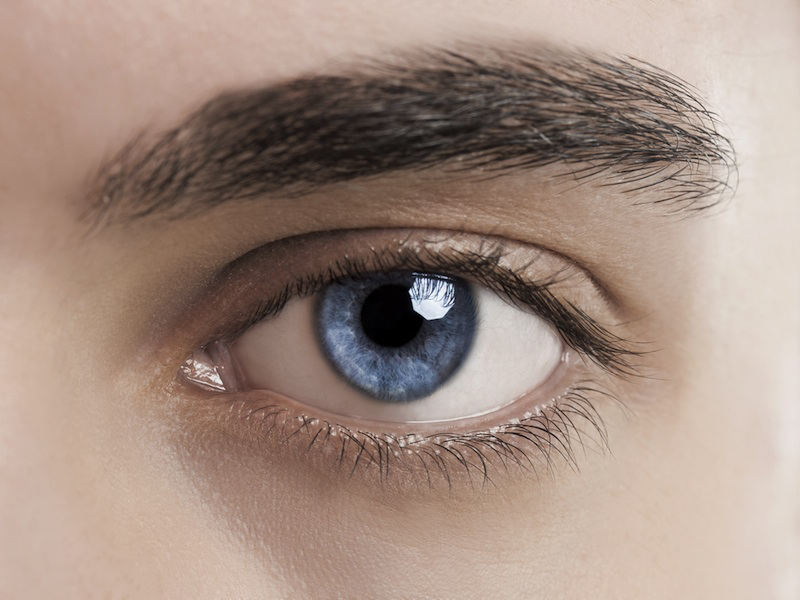
#> input picture controls/resources/eye.png, 800 x 600 px
$ jupyter execute pupil_sb.ipynb   (shell and % lines are left out)
#> lines starting #> are read from the running program, lines starting #| are printed output that depends on the picture; after the words box and inside, x2 and y2 are one past the last pixel; in counts of white or black regions, pixels touching at a corner belong together
[cell 1]
import cv2
from matplotlib import pyplot as plt
import numpy as np

image = cv2.imread('resources/eye.png', cv2.IMREAD_UNCHANGED)
#> image is the input picture: shape (600, 800, 4); mean B, G, R, A 130.6, 142.2, 163.2, 255
image = cv2.cvtColor(image, cv2.COLOR_BGRA2RGBA)

image = cv2.imread('resources/eye.png', cv2.IMREAD_UNCHANGED)
gray = cv2.cvtColor(image, cv2.COLOR_BGRA2GRAY)
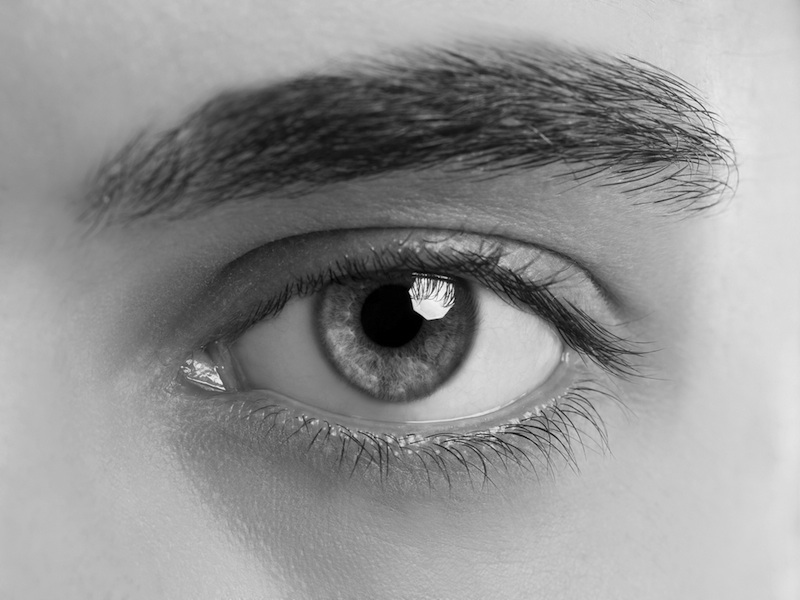
#> gray: shape (600, 800); min 0, max 253, mean 147.1

[cell 2]
def centroid(_img):
    gray_image = cv2.cvtColor(_img, cv2.COLOR_BGRA2GRAY)
    ret, thresh = cv2.threshold(gray_image, 127, 255, cv2.THRESH_BINARY_INV)  # invert to find dark regions
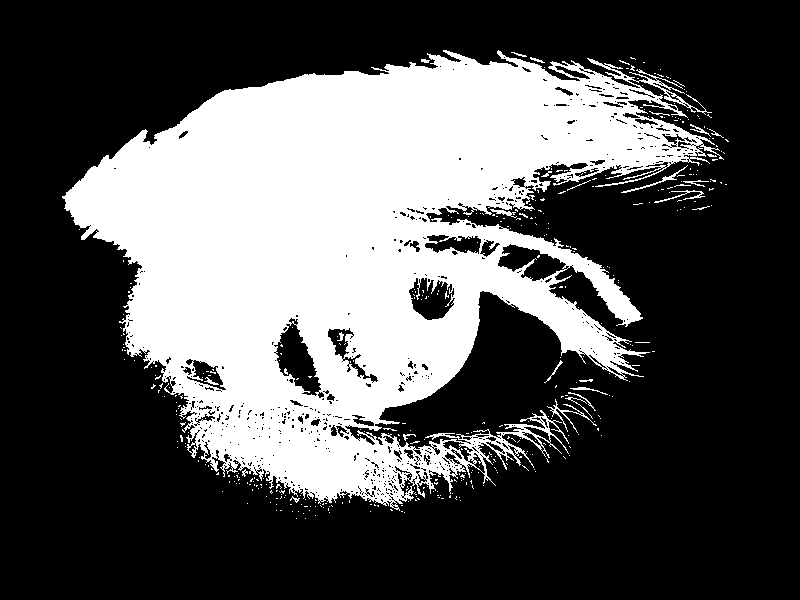
#> thresh: shape (600, 800); 32.7% white; 412 white regions (385 under 20 px), largest, box (x1, y1, x2, y2) and area: (62, 50, 724, 511) 154520, (547, 399, 597, 433) 203, (621, 165, 688, 193) 154
    M = cv2.moments(thresh)
#> M = moments, m00 40026840, centre m10/m00, m01/m00 = (357.7, 248.8)
    cX = int(M["m10"] / M["m00"])
#> cX = 357
    cY = int(M["m01"] / M["m00"])
#> cY = 248
    return (cX, cY)

cn = centroid(image)
#> cn = (357, 248)

def detect_pupil(_img, _centroid):
#> called with _centroid = (357, 248)
    img_bgr = cv2.cvtColor(_img, cv2.COLOR_BGRA2BGR)  # drop alpha
    dst = cv2.fastNlMeansDenoisingColored(img_bgr, None, 10, 10, 7, 21)
    blur = cv2.GaussianBlur(dst,(5,5),0)
    inv = cv2.bitwise_not(blur)
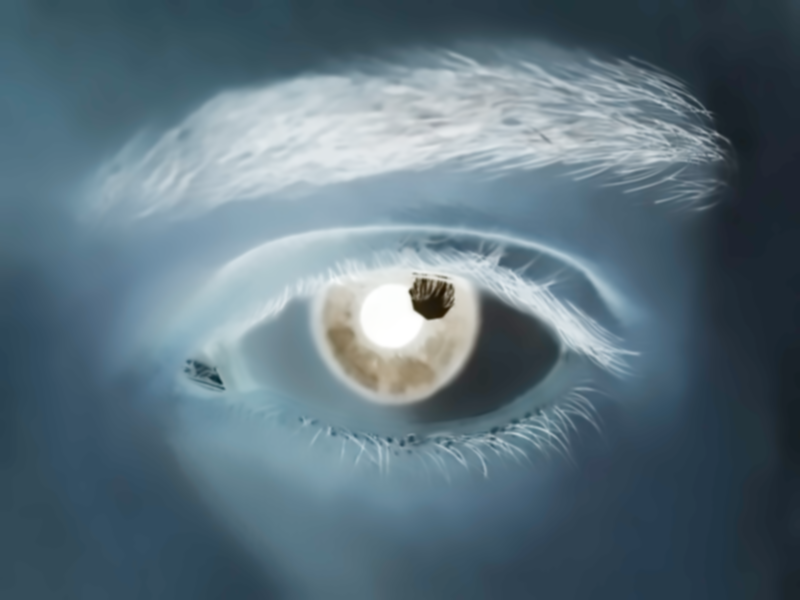
#> inv: shape (600, 800, 3); mean B, G, R 124.8, 113.1, 91.9
    thresh = cv2.cvtColor(inv, cv2.COLOR_BGR2GRAY)
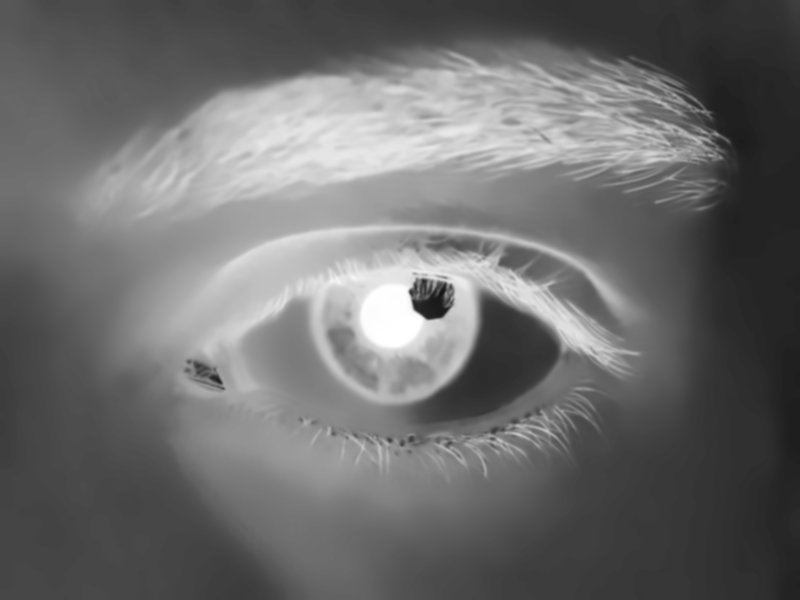
#> thresh: shape (600, 800); min 20, max 255, mean 108.1
    kernel = np.ones((2,2),np.uint8)
    erosion = cv2.erode(thresh,kernel,iterations = 1)
    ret,thresh1 = cv2.threshold(erosion,210,255,cv2.THRESH_BINARY)
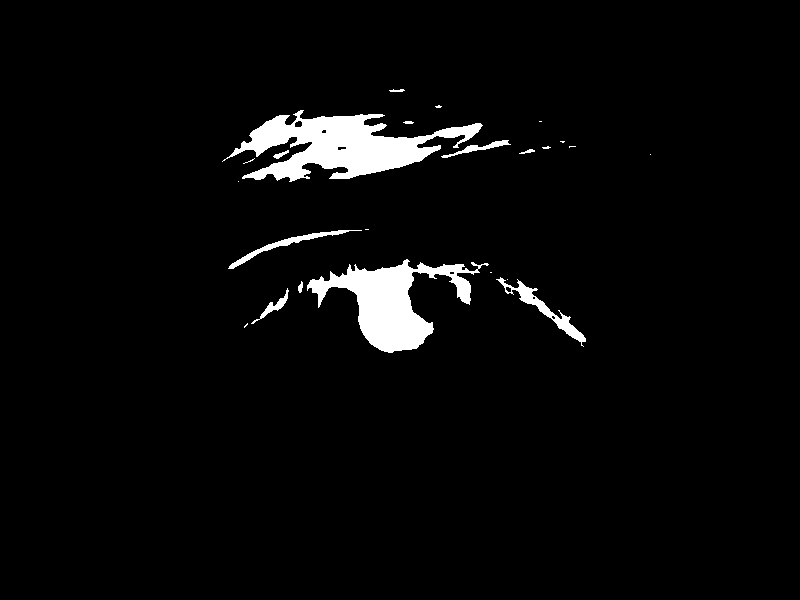
#> thresh1: shape (600, 800); 3.6% white; 23 white regions (12 under 20 px)
    cnts, hierarchy = cv2.findContours(thresh1, cv2.RETR_EXTERNAL, cv2.CHAIN_APPROX_SIMPLE)
#> cnts = 23 contours, 14 with area under 20; largest, box (x1, y1, x2, y2) and area: (222, 110, 483, 182) 7920, (307, 259, 489, 353) 6132, (496, 277, 586, 347) 828, (228, 230, 362, 269) 496, (441, 140, 511, 158) 218
    flag = 10000
    final_cnt = None
    for cnt in cnts:
        (x,y),radius = cv2.minEnclosingCircle(cnt)
        distance = abs(_centroid[0]-x)+abs(_centroid[1]-y)
        if distance < flag :
            flag = distance
            final_cnt = cnt
        else:
            continue
#> this loop made 23 passes
#> (x, y, radius, distance, flag, final_cnt) on passes 1, 9: (245.5, 325, 2.5, 188.5, 188.5, [[247, 323], [244, 326], [244, 327], [247, 324]]), (366.5, 229, 1.5, 28.5, 28.5, [[365, 229], [368, 229]])
#> (x, y, radius, distance, flag) on passes 2, 3, 7, 8: (269, 305.5, 25.1, 145.5, 145.5), (300, 286.5, 5.59, 95.5, 95.5), (397.5, 277, 91.43, 69.5, 69.5), (294.5, 249, 69.16, 63.5, 63.5)
#> after the loop, flag = 28.5
    (x,y),radius = cv2.minEnclosingCircle(final_cnt)
#> x = 366.5; y = 229; radius = 1.5
    center = (int(x),int(y))
#> center = (366, 229)
    radius = int(radius)
#> radius = 1
    cv2.circle(_img,center,radius,(255,0,0),2)

    _pupil = (center[0],center[1],radius)
    return _img

[cell 3]
pupil = detect_pupil(image, cn)

[cell 4]
plt.imshow(cv2.cvtColor(pupil, cv2.COLOR_BGRA2RGBA))
plt.show()
